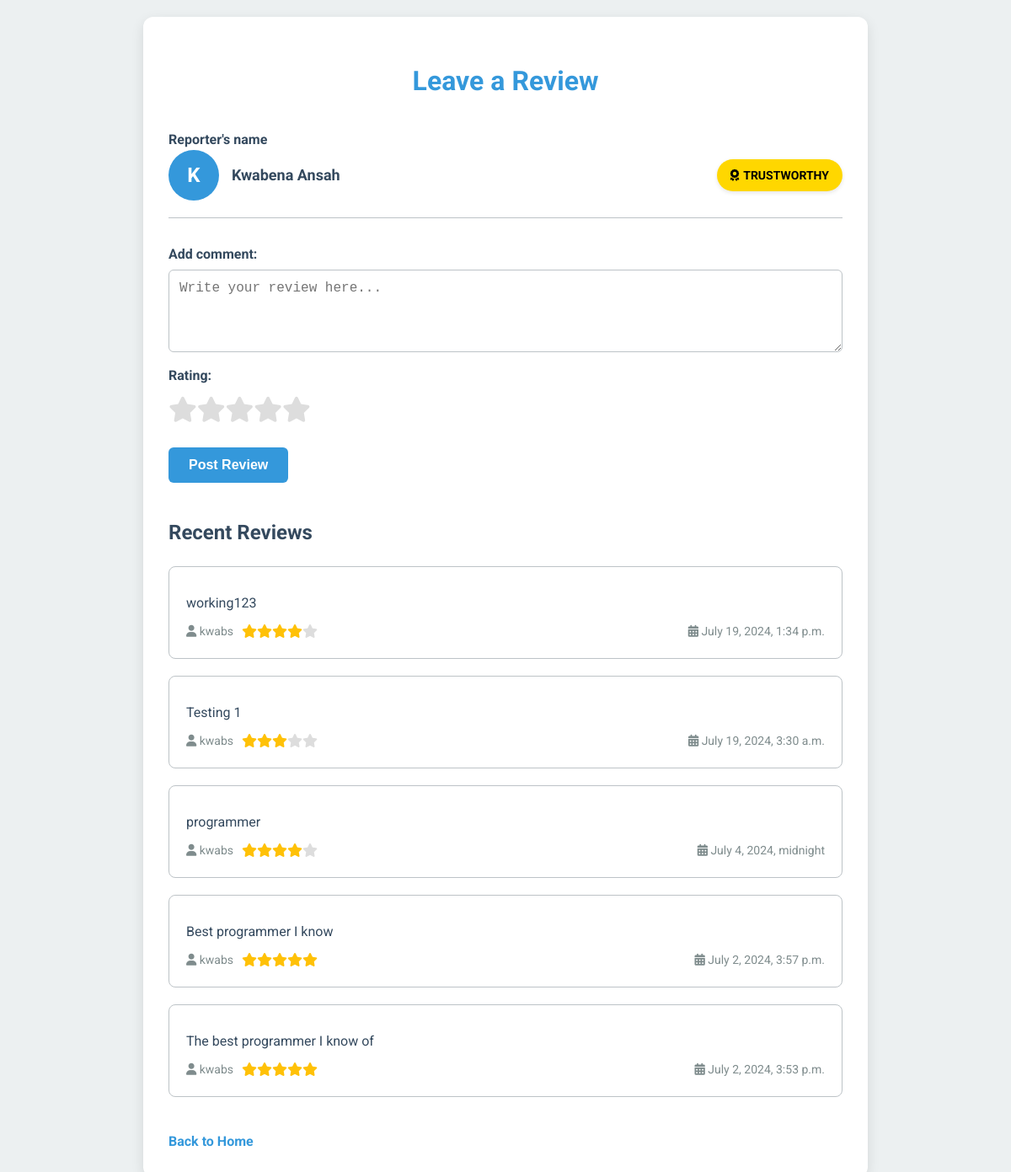
The page /review/2/ (signed in) on the database its author committed.
### Inventory/models.py (models this page shows, shortened)
class Lost(models.Model):
    CATEGORY_CHOICES = [
        ('ID', 'ID'),
        ('Wallet', 'Wallet'),
        ('Keys', 'Keys'),
        ('Phone', 'Phone'),
        ('Laptop', 'Laptop'),
        ('Tablet', 'Tablet'),
        ('Clothing', 'Clothing'),
        ('Jewelry', 'Jewelry'),
        ('Backpack', 'Backpack'),
        ('Headphones', 'Headphones'),
        ('Glasses', 'Glasses'),
        ('Books', 'Books'),
        ('Documents', 'Documents'),
        ('Other', 'Other'),
    ]
    category = models.CharField(max_length=100, choices=CATEGORY_CHOICES)
    image = models.ImageField(upload_to='lost_images/')
    lostdesc = models.TextField(blank=True, null=True)  # Updated to be optional
    name = models.CharField(max_length=255, blank=True, null=True)  # Updated to be optional
    indexNo = models.IntegerField(blank=True, null=True)  # Updated to be optional
    location = models.TextField()
    uploader_name = models.CharField(max_length=255)

class Review(models.Model):
    reviewer_name = models.ForeignKey(User, on_delete=models.CASCADE)
    lost_item = models.ForeignKey(Lost, on_delete=models.CASCADE)
    rating = models.IntegerField(choices=[(i, i) for i in range(1, 6)])
    review_text = models.TextField()
    created_at = models.DateTimeField(auto_now_add=True)
    uploader_name = models.TextField()

### Inventory/views.py (the view, shortened to what this page needs)
# urls.py: path('review/<int:lost_item_id>/',views.review,name="review"),
@login_required
def review(request, lost_item_id):
    lost_item = get_object_or_404(Lost, id=lost_item_id)
    reviews = Review.objects.filter(uploader_name=lost_item.uploader_name).order_by('-created_at')
    reviewers_badges = {}
    for review in reviews:
        badges = Badges.objects.filter(uploader_name=lost_item.uploader_name).first()
        if badges:
            badge_type = badges.get_badge_type()
            if badge_type:
                reviewers_badges[review.reviewer_name.username] = badge_type
    highest_badge_user = Badges.get_highest_count_user()
    context = {
        'lost_item': lost_item,
        'reviews': reviews,
        'reviewers_badges': reviewers_badges,
    }
    return render(request, 'Review.html', context)

### Inventory/models.py (called while the page is built)
    def get_badge_type(self):
        if self.count >= 50:
            return 'Trustworthy'
        elif self.count >= 25:
            return 'Reliable'
        elif self.count >= 10:
            return 'Proven'
        return 'No Badge'

    @staticmethod
    def get_highest_count_user():
        return Badges.objects.order_by('-count').first()

### Inventory/templates/Review.html (shortened to what this page needs)
<!DOCTYPE html>
<html lang="en">
<head>
    <link rel="stylesheet" href="https://cdnjs.cloudflare.com/ajax/libs/font-awesome/6.0.0-beta3/css/all.min.css">
</head>
<body>
    <div class="container">
        <h1>Leave a Review</h1>
        <label for="review_text">Reporter's name</label>
        <br>
        <div class="uploader-profile">
            <div class="uploader-info">
                <div class="profile-image">
                    {{ lost_item.uploader_name|first|upper }}
                </div>
                <div class="uploader-name">{{ lost_item.uploader_name }}</div>
            </div>
            {% if reviewers_badges %}
            {% for badge_type in reviewers_badges.values %}
                {% if forloop.first %}
                    <span class="badge {{ badge_type }}">
                        <i class="fas fa-award"></i>
                        {{ badge_type|title }}
                    </span>
                {% endif %}
            {% endfor %}
        {% endif %}
        </div>
        <form method="POST" class="review-form">
            <div class="form-group">
                <label for="review_text">Add comment:</label>
                <textarea id="review_text" name="review_text" rows="4" placeholder="Write your review here..."></textarea>
            </div>
            <div class="form-group">
                <label>Rating:</label>
                <div class="rating">
                    <input type="radio" id="star5" name="rating" value="5" /><label for="star5" title="5 stars"><i class="fas fa-star"></i></label>
                    <input type="radio" id="star4" name="rating" value="4" /><label for="star4" title="4 stars"><i class="fas fa-star"></i></label>
                    <input type="radio" id="star3" name="rating" value="3" /><label for="star3" title="3 stars"><i class="fas fa-star"></i></label>
                    <input type="radio" id="star2" name="rating" value="2" /><label for="star2" title="2 stars"><i class="fas fa-star"></i></label>
                    <input type="radio" id="star1" name="rating" value="1" /><label for="star1" title="1 star"><i class="fas fa-star"></i></label>
                </div>
            </div>
            <button type="submit">Post Review</button>
        </form>
        {% if reviews %}
        <div class="review-container">
            <h2>Recent Reviews</h2>
            {% for review in reviews %}
                <div class="review">
                    <p>{{ review.review_text }}</p>
                    <div class="review-meta">
                        <div class="reviewer-info">
                            <span><i class="fas fa-user"></i> {{ review.reviewer_name }}</span>
                            <div class="stars">
                                {% for i in "12345"|make_list %}
                                    {% if forloop.counter <= review.rating %}
                                        <i class="fas fa-star"></i>
                                    {% else %}
                                        <i class="fas fa-star" style="color: #ddd;"></i>
                                    {% endif %}
                                {% endfor %}
                            </div>
                        </div>
                        <span><i class="fas fa-calendar-alt"></i> {{ review.created_at }}</span>
                    </div>
                </div>
            {% endfor %}
        </div>
        {% endif %}
        <a href="{% url 'home' %}" class="home-link">Back to Home</a>
    </div>
</body>
</html>

### Inventory/templates/Review.html (style rules this page uses)
:root { --primary-color: #3498db; --secondary-color: #2980b9; --background-color: #ecf0f1; --text-color: #34495e; --border-color: #bdc3c7; }
body { font-family: 'Roboto', sans-serif; background-color: var(--background-color); color: var(--text-color); margin: 0; padding: 20px; line-height: 1.6; }
.container { max-width: 800px; margin: 0 auto; padding: 30px; background-color: #fff; border-radius: 12px; box-shadow: 0 5px 15px rgba(0, 0, 0, 0.1); }
h1 { text-align: center; margin-bottom: 30px; color: var(--primary-color); }
.uploader-profile { display: flex; align-items: center; justify-content: space-between; margin-bottom: 30px; padding-bottom: 20px; border-bottom: 1px solid var(--border-color); }
.uploader-info { display: flex; align-items: center; }
.profile-image { width: 60px; height: 60px; border-radius: 50%; background-color: var(--primary-color); display: flex; justify-content: center; align-items: center; color: white; font-weight: bold; font-size: 24px; margin-right: 15px; }
.uploader-name { font-weight: bold; font-size: 18px; }
.badge { display: inline-flex; align-items: center; padding: 8px 16px; border-radius: 50px; color: black; font-size: 14px; font-weight: bold; text-transform: uppercase; box-shadow: 0 2px 5px rgba(0, 0, 0, 0.1); transition: all 0.3s ease; }
.badge i { margin-right: 5px; }
.badge.Trustworthy { background-color: gold; }
.review-form { display: flex; flex-direction: column; gap: 15px; }
.form-group { display: flex; flex-direction: column; }
label { font-weight: bold; margin-bottom: 5px; }
.review-form textarea { padding: 12px; border: 1px solid var(--border-color); border-radius: 6px; font-size: 16px; transition: border-color 0.3s ease; }
.rating { display: flex; flex-direction: row-reverse; justify-content: flex-end; }
.rating label { cursor: pointer; font-size: 30px; color: #ddd; transition: color 0.3s ease; }
.review-form button { align-self: flex-start; padding: 12px 24px; border: none; border-radius: 6px; background-color: var(--primary-color); color: #fff; font-size: 16px; font-weight: bold; cursor: pointer; transition: background-color 0.3s ease; }
.review-container { margin-top: 40px; }
.review { padding: 20px; border: 1px solid var(--border-color); border-radius: 8px; margin-bottom: 20px; background-color: #fff; transition: box-shadow 0.3s ease; }
.review p { margin: 10px 0; }
.review-meta { display: flex; justify-content: space-between; align-items: center; color: #7f8c8d; font-size: 14px; }
.reviewer-info { display: flex; align-items: center; }
.stars { display: inline-flex; margin-left: 10px; }
.stars i { color: #ffc107; font-size: 16px; }
.home-link { display: inline-block; margin-top: 20px; color: var(--primary-color); text-decoration: none; font-weight: bold; }

### rows shown on the page
Lost: uploader_name|first "K", uploader_name "Kwabena Ansah"
Review: review_text "working123", reviewer_name "kwabs", rating 4 (drawn), created_at "July 19, 2024, 1:34 p.m."
Review: review_text "Testing 1", reviewer_name "kwabs", rating 3 (drawn), created_at "July 19, 2024, 3:30 a.m."
Review: review_text "programmer", reviewer_name "kwabs", rating 4 (drawn), created_at "July 4, 2024, midnight"
Review: review_text "Best programmer I know", reviewer_name "kwabs", rating 5 (drawn), created_at "July 2, 2024, 3:57 p.m."
Review: review_text "The best programmer I know of", reviewer_name "kwabs", rating 5 (drawn), created_at "July 2, 2024, 3:53 p.m."

### other values the page prints
{{ badge_type|title }} "TRUSTWORTHY"
